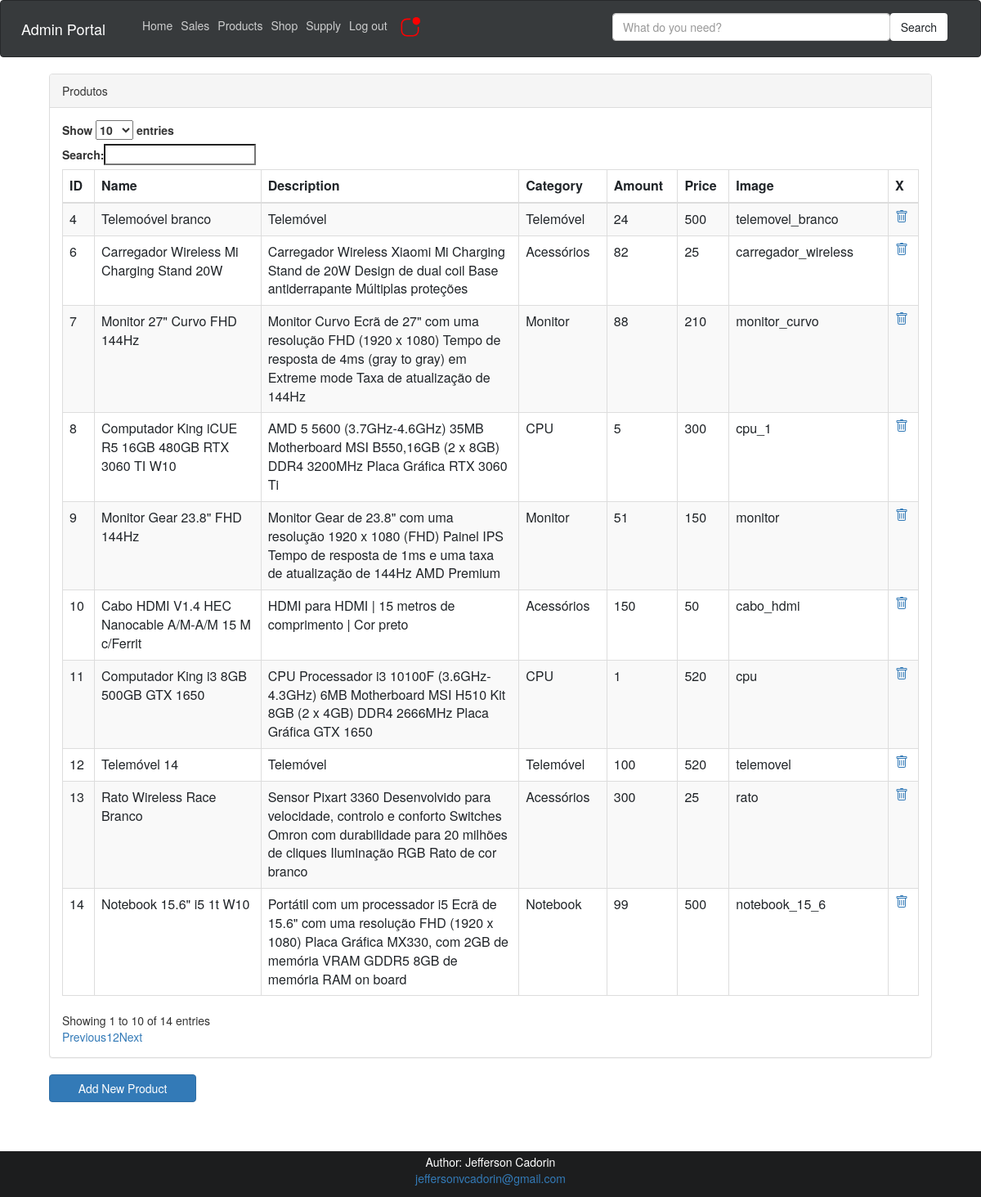
Screenshot of /product_painel with the database file from the repository.
### app.py (models this page shows, shortened)
class Product(db.Model):
    __tablename__ = "product"
    id = db.Column(db.Integer, primary_key=True)
    name = db.Column(db.String(50))
    image = db.Column(db.String(260))
    category = db.Column(db.String(50))
    amount = db.Column(db.Integer)
    price = db.Column(db.Integer)
    description = db.Column(db.String(300))
    provider = db.Column(db.String(50))
    origin_price = db.Column(db.Integer)

### app.py (the view)
@app.route('/product_painel')
def product_painel():
    products = Product.query.all()
    return render_template('product_painel.html', nome_utilizador=name1, products=products)

### templates/product_painel.html (shortened to what this page needs)
{% extends "useradmin.html" %}
{% block content %}
<div class="panel panel-default" style="margin-left:5%; margin-right:5%">
    <div class="panel-heading">Produtos</div>
        <div class="panel-body">
            <div class="table-responsive">
                <table id="sample_data" class="table table-bordered table-striped">
                    <thead>
                        <tr>
                            <th>ID</th>
                            <th style="width:200px">Name </th>
                            <th style="width:300px">Description</th>
                            <th>Category</th>
                            <th>Amount</th>
                            <th>Price</th>
                            <th>Image</th>
                            <th>X</th>
                        </tr>
                    </thead>
                    <tbody>
                    {% for row in products %}
                        <tr>
                            <td data-pk="{{row.id}}">{{row.id}}</td>
                            <td data-name="name" class="name" data-type="text" data-pk="{{row.id}}">{{row.name}}</td>
                            <td data-name="description" class="description" data-type="text" data-pk="{{row.id}}">{{row.description}}</td>
                            <td data-name="category" class="category" data-type="text" data-pk="{{row.id}}">{{row.category}}</td>
                            <td data-name="amount" class="amount" data-type="text" data-pk="{{row.id}}">{{row.amount}}</td>
                            <td data-name="price" class="price" data-type="text" data-pk="{{row.id}}">{{row.price}}</td>
                            <td data-name="image" class="image" data-type="text" data-pk="{{row.id}}" style="widht:10%">{{row.image}}</td>
                            <td><a href="/delete_product/{{row.id}}" style="text-decoration:none; widht:50%">
                            </td>
                        </tr>
                    {% endfor %}
                    </tbody>
                </table>
            </div>
        </div>
    </div>
<button id="myBtn" class="btn btn-primary" style="margin-bottom:5%; margin-left:5%; max-width:15%">Add New Product</button>
{% endblock %}

### static/style.css (style rules this page uses)
body { min-height: 100vh; display: flex; flex-direction: column; }

### rows the page displays
Product: id "4", name "Telemoóvel branco", description "Telemóvel", category "Telemóvel", amount "24", price "500", image "telemovel_branco"
Product: id "6", name "Carregador Wireless Mi Charging Stand 20W", description "Carregador Wireless Xiaomi Mi Charging Stand de 20W Design de dual coil Base antiderrapante Múltiplas proteções", category "Acessórios", amount "82", price "25", image "carregador_wireless"
Product: id "7", name "Monitor 27\" Curvo FHD 144Hz", description "Monitor Curvo Ecrã de 27\" com uma resolução FHD (1920 x 1080) Tempo de resposta de 4ms (gray to gray) em Extreme mode Taxa de atualização de 144Hz", category "Monitor", amount "88", price "210", image "monitor_curvo"
Product: id "8", name "Computador King iCUE R5 16GB 480GB RTX 3060 TI W10", description "AMD 5 5600 (3.7GHz-4.6GHz) 35MB Motherboard MSI B550,16GB (2 x 8GB) DDR4 3200MHz Placa Gráfica RTX 3060 Ti", category "CPU", amount "5", price "300", image "cpu_1"
Product: id "9", name "Monitor Gear 23.8\" FHD 144Hz", description "Monitor Gear de 23.8\" com uma resolução 1920 x 1080 (FHD) Painel IPS Tempo de resposta de 1ms e uma taxa de atualização de 144Hz AMD Premium", category "Monitor", amount "51", price "150", image "monitor"
Product: id "10", name "Cabo HDMI V1.4 HEC Nanocable A/M-A/M 15 M c/Ferrit", description "HDMI para HDMI | 15 metros de comprimento | Cor preto", category "Acessórios", amount "150", price "50", image "cabo_hdmi"
Product: id "11", name "Computador King i3 8GB 500GB GTX 1650", description "CPU Processador i3 10100F (3.6GHz-4.3GHz) 6MB Motherboard MSI H510 Kit 8GB (2 x 4GB) DDR4 2666MHz Placa Gráfica GTX 1650", category "CPU", amount "1", price "520", image "cpu"
Product: id "12", name "Telemóvel 14", description "Telemóvel", category "Telemóvel", amount "100", price "520", image "telemovel"
Product: id "13", name "Rato Wireless Race Branco", description "Sensor Pixart 3360 Desenvolvido para velocidade, controlo e conforto Switches Omron com durabilidade para 20 milhões de cliques Iluminação RGB Rato de cor branco", category "Acessórios", amount "300", price "25", image "rato"
Product: id "14", name "Notebook 15.6\" i5 1t W10", description "Portátil com um processador i5 Ecrã de 15.6\" com uma resolução FHD (1920 x 1080) Placa Gráfica MX330, com 2GB de memória VRAM GDDR5 8GB de memória RAM on board", category "Notebook", amount "99", price "500", image "notebook_15_6"
